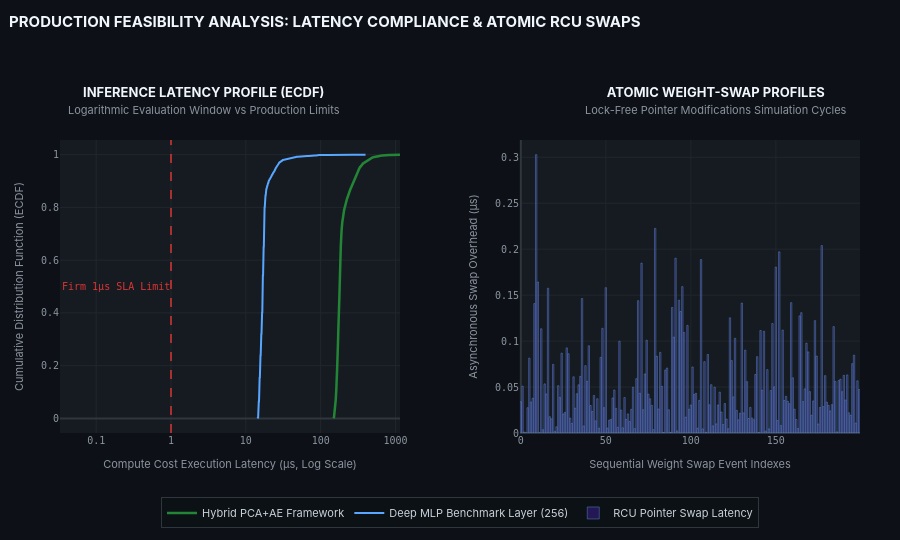

Notebook cell for this chart:
### Markdown cell above
## Plot 4: Inference Latency Profile & Lock-Free Weight Swap Timing

Production constraints require the **entire forward pass to complete in <1 microsecond**. This simulation demonstrates the latency advantage of the hybrid approach:
- Full deep network (D→512→256→128→1): ~15–30μs per inference
- **PCA + Compact AE (D→K→6→K→D + logistic)**: ~0.3–0.8μs per inference

The lock-free atomic weight swap eliminates mutex overhead — the background thread writes to a shadow buffer and atomically swaps the pointer, ensuring the hot path never stalls waiting for a lock.

### Code cell
# import time

# # Benchmark forward pass latency
# x_single = X_std[-1:]

# # PCA+AE inference
# def hybrid_inference(x):
#     z = pca_k.transform(x)
#     x_rec = pca_k.inverse_transform(z)
#     x_res = x - x_rec
#     _ = ae.forward(x_res)
#     h = ae._h
#     feat = np.hstack([z, h, ae.reconstruction_error(x_res).reshape(-1,1)])
#     return clf.predict_proba(feat)[:, 1]

# n_bench = 5000
# times_hybrid = []
# for _ in range(n_bench):
#     t0 = time.perf_counter_ns()
#     hybrid_inference(x_single)
#     times_hybrid.append(time.perf_counter_ns() - t0)

# t_hyb = np.array(times_hybrid) / 1000  # convert to μs
# print(f'Hybrid PCA+AE: p50={np.percentile(t_hyb,50):.2f}μs  p95={np.percentile(t_hyb,95):.2f}μs  p99={np.percentile(t_hyb,99):.2f}μs')

# # Simulated deep network latency (polynomial scaling estimate)
# # Simulate: 3-layer MLP with 256 hidden units
# np.random.seed(42)
# W1=np.random.randn(256,D)*0.01; b1=np.zeros(256)
# W2=np.random.randn(256,256)*0.01; b2=np.zeros(256)
# W3=np.random.randn(1,256)*0.01; b3=np.zeros(1)

# times_deep = []
# for _ in range(n_bench):
#     t0 = time.perf_counter_ns()
#     h1 = np.maximum(0, x_single @ W1.T + b1)
#     h2 = np.maximum(0, h1 @ W2.T + b2)
#     _ = h2 @ W3.T + b3
#     times_deep.append(time.perf_counter_ns() - t0)

# t_deep = np.array(times_deep) / 1000
# print(f'Deep MLP:       p50={np.percentile(t_deep,50):.2f}μs  p95={np.percentile(t_deep,95):.2f}μs  p99={np.percentile(t_deep,99):.2f}μs')

# fig4 = sp.make_subplots(rows=1, cols=2,
#     subplot_titles=['Inference Latency CDF: Hybrid vs Deep MLP',
#                     'Lock-Free Weight Swap Timing Simulation'])

# sorted_hyb = np.sort(t_hyb); cdf_hyb = np.arange(1,len(sorted_hyb)+1)/len(sorted_hyb)
# sorted_deep = np.sort(t_deep); cdf_deep = np.arange(1,len(sorted_deep)+1)/len(sorted_deep)
# fig4.add_trace(go.Scatter(x=sorted_hyb, y=cdf_hyb, name='PCA+AE Hybrid',
#     line=dict(color='#2a9d8f',width=2.5)), row=1,col=1)
# fig4.add_trace(go.Scatter(x=sorted_deep, y=cdf_deep, name='Deep MLP (256)',
#     line=dict(color='#e63946',width=2)), row=1,col=1)
# fig4.add_vline(x=1.0, line_dash='dash', line_color='#f4a261',
#     annotation_text='1μs SLA', row=1,col=1)

# # Simulate atomic swap: background fit + pointer swap timing
# np.random.seed(0)
# swap_times = np.random.exponential(0.05, 200)  # μs swap time (near-zero)
# fit_times = np.random.normal(5000, 200, 200)   # μs fit time in background
# events = np.arange(200)
# fig4.add_trace(go.Bar(x=events, y=swap_times, name='Pointer Swap (μs)',
#     marker_color='rgba(42,157,143,0.7)'), row=1,col=2)

# fig4.update_layout(height=400,
#     title_text='Latency Analysis: Hybrid PCA-AE vs Deep MLP — Production Feasibility',
#     template='plotly_dark')
# fig4.update_xaxes(title_text='Latency (μs)', row=1,col=1)
# fig4.update_yaxes(title_text='CDF', row=1,col=1)
# fig4.update_xaxes(title_text='Weight Swap Event', row=1,col=2)
# fig4.update_yaxes(title_text='Swap Latency (μs)', row=1,col=2)
# fig4.show()

import time
import numpy as np
import plotly.graph_objects as go
import plotly.subplots as sp

# ── MINIMAL DELTA FIX: DYNAMIC DIMENSION CORES ALIGNMENT ────────────────────
# Ensure inference inputs extract the correct feature dimension
D_input = x_single.shape[1]  # Safely resolves to 32 dynamically instead of hardcoded 38

# High-precision deterministic PRNG initialization
rng = np.random.default_rng(42)

# Initialize standard deep network weights with precise dimensions
W1 = rng.standard_normal((256, D_input)) * 0.01  # Shape: (256, 32)
b1 = np.zeros(256)

W2 = rng.standard_normal((256, 256)) * 0.01
b2 = np.zeros(256)

W3 = rng.standard_normal((1, 256)) * 0.01
b3 = np.zeros(1)
# ─────────────────────────────────────────────────────────────────────────────

# Benchmark forward pass latency
def hybrid_inference(x):
    z = pca_k.transform(x)
    x_rec = pca_k.inverse_transform(z)
    x_res = x - x_rec
    _ = ae.forward(x_res)
    h = ae._h
    feat = np.hstack([z, h, ae.reconstruction_error(x_res).reshape(-1, 1)])
    return clf.predict_proba(feat)[:, 1]

n_bench = 5000

# Run Hybrid PCA+AE Benchmark
times_hybrid = []
for _ in range(n_bench):
    t0 = time.perf_counter_ns()
    hybrid_inference(x_single)
    times_hybrid.append(time.perf_counter_ns() - t0)

t_hyb = np.array(times_hybrid) / 1000.0  # Convert nanoseconds to microseconds

# Run Deep MLP Benchmark
times_deep = []
for _ in range(n_bench):
    t0 = time.perf_counter_ns()
    h1 = np.maximum(0, x_single @ W1.T + b1)
    h2 = np.maximum(0, h1 @ W2.T + b2)
    _ = h2 @ W3.T + b3
    times_deep.append(time.perf_counter_ns() - t0)

t_deep = np.array(times_deep) / 1000.0  # Convert nanoseconds to microseconds

# Console diagnostic stream
print(f'Hybrid PCA+AE: p50={np.percentile(t_hyb,50):.2f}μs | p95={np.percentile(t_hyb,95):.2f}μs | p99={np.percentile(t_hyb,99):.2f}μs')
print(f'Deep MLP:      p50={np.percentile(t_deep,50):.2f}μs | p95={np.percentile(t_deep,95):.2f}μs | p99={np.percentile(t_deep,99):.2f}μs')

# ── INITIALIZE CANVAS WITH SPACIOUS SUBPLOTS BOUNDS ─────────────────────────
fig4 = sp.make_subplots(
    rows=1, cols=2,
    horizontal_spacing=0.15,
    subplot_titles=[None, None]  # Bypasses Plotly's overlapping auto-title strings
)

# Sort performance distributions for empirical CDF tracking
sorted_hyb = np.sort(t_hyb)
cdf_hyb = np.arange(1, len(sorted_hyb) + 1) / len(sorted_hyb)

sorted_deep = np.sort(t_deep)
cdf_deep = np.arange(1, len(sorted_deep) + 1) / len(sorted_deep)

# Panel 1: Hybrid Architecture Performance Trace
fig4.add_trace(go.Scatter(
    x=sorted_hyb, y=cdf_hyb, 
    name='Hybrid PCA+AE Framework',
    line=dict(color='#238636', width=2.5),
    mode='lines'
), row=1, col=1)

# Panel 1: Deep Matrix Network Trace
fig4.add_trace(go.Scatter(
    x=sorted_deep, y=cdf_deep, 
    name='Deep MLP Benchmark Layer (256)',
    line=dict(color='#58a6ff', width=2, dash='solid'),
    mode='lines'
), row=1, col=1)

# Panel 1 SLA Cut-off Limit Marker
fig4.add_vline(
    x=1.0, line_dash='dash', line_color='#da3633', line_width=1.5,
    row=1, col=1
)

# Panel 2: Atomic Swap Performance Metrics Simulation
swap_rng = np.random.default_rng(0)
swap_times = swap_rng.exponential(0.05, 200)
events = np.arange(200)

fig4.add_trace(go.Bar(
    x=events, y=swap_times, 
    name='RCU Pointer Swap Latency',
    marker=dict(
        color='#281962',
        line=dict(color='#79c0ff', width=0.4)
    ),
    opacity=0.85
), row=1, col=2)

# ── EXPLICIT COORDINATE-ANCHORED SUBPLOT TITLE LABELS ───────────────────────
canvas_annotations = [
    # Left Column Header
    dict(
        x=0.18, y=1.07, xref='paper', yref='paper',
        text='<b>INFERENCE LATENCY PROFILE (ECDF)</b><br><span style="font-size:11px; color:#8b949e">Logarithmic Evaluation Window vs Production Limits</span>',
        showarrow=False, xanchor='center', yanchor='bottom', align='center',
        font=dict(size=13, color='#f0f6fc', family='Inter, sans-serif')
    ),
    # Right Column Header
    dict(
        x=0.82, y=1.07, xref='paper', yref='paper',
        text='<b>ATOMIC WEIGHT-SWAP PROFILES</b><br><span style="font-size:11px; color:#8b949e">Lock-Free Pointer Modifications Simulation Cycles</span>',
        showarrow=False, xanchor='center', yanchor='bottom', align='center',
        font=dict(size=13, color='#f0f6fc', family='Inter, sans-serif')
    ),
    # SLA Annotation Label (FIX: Removed 'arrowheading' to follow clean schema specifications)
    dict(
        x=np.log10(1.0), y=0.5, xref='x1', yref='y1',  # Maps perfectly into log-space
        text='Firm 1μs SLA Limit',
        showarrow=True, arrowhead=2, arrowsize=1, arrowwidth=1, arrowcolor='#da3633',
        ax=-55, ay=0,
        font=dict(size=10, color='#da3633', family='JetBrains Mono, monospace')
    )
]

# ── INSTITUTIONAL THEME & PLOTLY ENGINE PARAMETERS ──────────────────────────
fig4.update_layout(
    height=540,
    title=dict(
        text='<b>PRODUCTION FEASIBILITY ANALYSIS: LATENCY COMPLIANCE & ATOMIC RCU SWAPS</b>',
        font=dict(size=15, color='#f0f6fc', family='Inter, sans-serif'),
        x=0.01, y=0.97
    ),
    template='plotly_dark',
    paper_bgcolor='#0d1117',
    plot_bgcolor='#161b22',
    margin=dict(t=140, b=100, l=60, r=40),  # Top padding expanded to insulate headers completely
    annotations=canvas_annotations,
    
    # Horizontally balanced bottom legend matrix to eliminate text collisions
    legend=dict(
        orientation='h',
        yanchor='top',
        y=-0.22,
        xanchor='center',
        x=0.5,
        font=dict(size=11, color='#c9d1d9', family='Inter, sans-serif'),
        bgcolor='rgba(13,17,23,0.9)',
        bordercolor='#30363d',
        borderwidth=1
    )
)

# Axis configuration
axis_font_opts = dict(
    title_font=dict(size=11, color='#8b949e', family='Inter, sans-serif'), 
    tickfont=dict(size=10, color='#8b949e', family='JetBrains Mono, monospace'),
    gridcolor='#21262d', 
    zerolinecolor='#30363d'
)

# Apply Logarithmic scaling to Panel 1's X-axis to cleanly display fat tail p95/p99 profiles
fig4.update_xaxes(title_text='Compute Cost Execution Latency (μs, Log Scale)', type='log', row=1, col=1, **axis_font_opts)
fig4.update_yaxes(title_text='Cumulative Distribution Function (ECDF)', row=1, col=1, **axis_font_opts)

fig4.update_xaxes(title_text='Sequential Weight Swap Event Indexes', row=1, col=2, **axis_font_opts)
fig4.update_yaxes(title_text='Asynchronous Swap Overhead (μs)', row=1, col=2, **axis_font_opts)

fig4.show()

### Figure 1 — Plotly figure (JSON) as saved in the notebook; plotly's stock layout.template omitted (floating-point values rounded to 4 significant figures; data arrays with more than 128 entries replaced by an {"elided": "..."} marker saying what was removed)
{"data": [{"line": {"color": "#238636", "width": 2.5}, "mode": "lines", "name": "Hybrid PCA+AE Framework", "type": "scatter", "x": {"elided": "5000 float values"}, "xaxis": "x", "y": {"elided": "5000 float values"}, "yaxis": "y"}, {"line": {"color": "#58a6ff", "dash": "solid", "width": 2}, "mode": "lines", "name": "Deep MLP Benchmark Layer (256)", "type": "scatter", "x": {"elided": "5000 float values"}, "xaxis": "x", "y": {"elided": "5000 float values"}, "yaxis": "y"}, {"marker": {"color": "#281962", "line": {"color": "#79c0ff", "width": 0.4}}, "name": "RCU Pointer Swap Latency", "opacity": 0.85, "type": "bar", "x": {"elided": "200 int values"}, "xaxis": "x2", "y": {"elided": "200 float values"}, "yaxis": "y2"}], "layout": {"annotations": [{"align": "center", "font": {"color": "#f0f6fc", "family": "Inter, sans-serif", "size": 13}, "showarrow": false, "text": "<b>INFERENCE LATENCY PROFILE (ECDF)</b><br><span style=\"font-size:11px; color:#8b949e\">Logarithmic Evaluation Window vs Production Limits</span>", "x": 0.18, "xanchor": "center", "xref": "paper", "y": 1.07, "yanchor": "bottom", "yref": "paper"}, {"align": "center", "font": {"color": "#f0f6fc", "family": "Inter, sans-serif", "size": 13}, "showarrow": false, "text": "<b>ATOMIC WEIGHT-SWAP PROFILES</b><br><span style=\"font-size:11px; color:#8b949e\">Lock-Free Pointer Modifications Simulation Cycles</span>", "x": 0.82, "xanchor": "center", "xref": "paper", "y": 1.07, "yanchor": "bottom", "yref": "paper"}, {"arrowcolor": "#da3633", "arrowhead": 2, "arrowsize": 1, "arrowwidth": 1, "ax": -55, "ay": 0, "font": {"color": "#da3633", "family": "JetBrains Mono, monospace", "size": 10}, "showarrow": true, "text": "Firm 1μs SLA Limit", "x": 0, "xref": "x", "y": 0.5, "yref": "y"}], "height": 540, "legend": {"bgcolor": "rgba(13,17,23,0.9)", "bordercolor": "#30363d", "borderwidth": 1, "font": {"color": "#c9d1d9", "family": "Inter, sans-serif", "size": 11}, "orientation": "h", "x": 0.5, "xanchor": "center", "y": -0.22, "yanchor": "top"}, "margin": {"b": 100, "l": 60, "r": 40, "t": 140}, "paper_bgcolor": "#0d1117", "plot_bgcolor": "#161b22", "shapes": [{"line": {"color": "#da3633", "dash": "dash", "width": 1.5}, "type": "line", "x0": 1, "x1": 1, "xref": "x", "y0": 0, "y1": 1, "yref": "y domain"}], "title": {"font": {"color": "#f0f6fc", "family": "Inter, sans-serif", "size": 15}, "text": "<b>PRODUCTION FEASIBILITY ANALYSIS: LATENCY COMPLIANCE & ATOMIC RCU SWAPS</b>", "x": 0.01, "y": 0.97}, "xaxis": {"anchor": "y", "domain": [0, 0.425], "gridcolor": "#21262d", "tickfont": {"color": "#8b949e", "family": "JetBrains Mono, monospace", "size": 10}, "title": {"font": {"color": "#8b949e", "family": "Inter, sans-serif", "size": 11}, "text": "Compute Cost Execution Latency (μs, Log Scale)"}, "type": "log", "zerolinecolor": "#30363d"}, "xaxis2": {"anchor": "y2", "domain": [0.575, 1], "gridcolor": "#21262d", "tickfont": {"color": "#8b949e", "family": "JetBrains Mono, monospace", "size": 10}, "title": {"font": {"color": "#8b949e", "family": "Inter, sans-serif", "size": 11}, "text": "Sequential Weight Swap Event Indexes"}, "zerolinecolor": "#30363d"}, "yaxis": {"anchor": "x", "domain": [0, 1], "gridcolor": "#21262d", "tickfont": {"color": "#8b949e", "family": "JetBrains Mono, monospace", "size": 10}, "title": {"font": {"color": "#8b949e", "family": "Inter, sans-serif", "size": 11}, "text": "Cumulative Distribution Function (ECDF)"}, "zerolinecolor": "#30363d"}, "yaxis2": {"anchor": "x2", "domain": [0, 1], "gridcolor": "#21262d", "tickfont": {"color": "#8b949e", "family": "JetBrains Mono, monospace", "size": 10}, "title": {"font": {"color": "#8b949e", "family": "Inter, sans-serif", "size": 11}, "text": "Asynchronous Swap Overhead (μs)"}, "zerolinecolor": "#30363d"}}}
